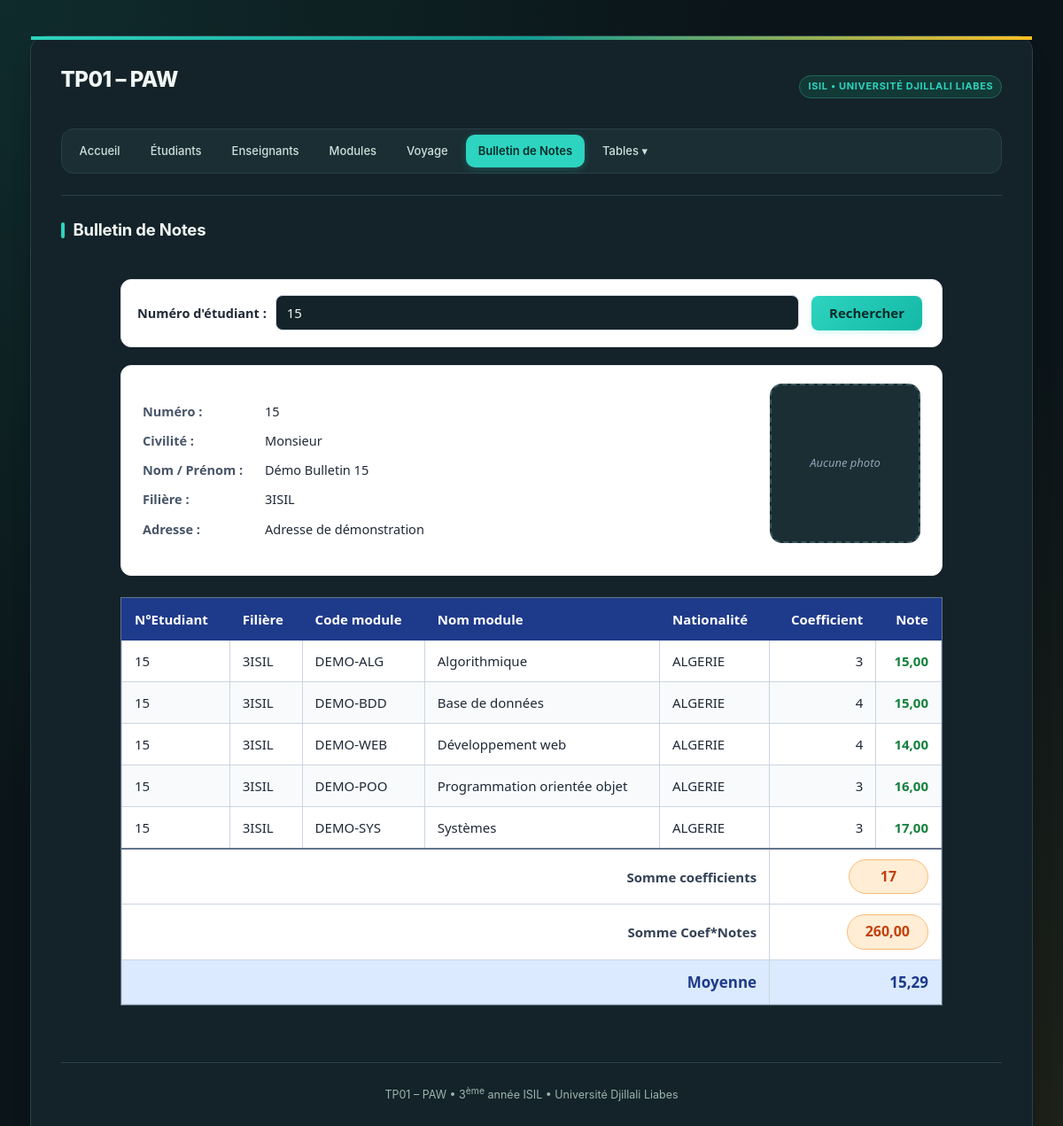
/bulletin/afficher_bulletin.php?numero=15, run on the app's committed database.
### tables this page shows
CREATE TABLE IF NOT EXISTS personne (
  id               INT AUTO_INCREMENT PRIMARY KEY,
  numero           VARCHAR(10)  NOT NULL,
  civilite         VARCHAR(15)  NOT NULL,
  nom_prenom       VARCHAR(80)  NOT NULL,
  adresse          VARCHAR(150) NOT NULL,
  code_postal      VARCHAR(10)  NOT NULL,
  localite         VARCHAR(60)  NOT NULL,
  pays             VARCHAR(40)  NOT NULL,
  plateformes      VARCHAR(100) DEFAULT '',
  applications     VARCHAR(255) DEFAULT '',
  transport        VARCHAR(20)  NOT NULL DEFAULT '',
  sport            VARCHAR(40)  NOT NULL DEFAULT '',
  activites        VARCHAR(100) NOT NULL DEFAULT '',
  modules          VARCHAR(100) NOT NULL DEFAULT '',
  groupe_sanguin   VARCHAR(10)  NOT NULL DEFAULT '',
  modele_voiture   VARCHAR(150) NOT NULL DEFAULT '',
  filiere          VARCHAR(30)  NOT NULL DEFAULT '',
  nationalite_code VARCHAR(3)   NOT NULL,
  photo            VARCHAR(100) DEFAULT NULL,
   
  CONSTRAINT fk_personne_nationalite
    FOREIGN KEY (nationalite_code) REFERENCES nationalite(code)
    ON UPDATE CASCADE ON DELETE RESTRICT
);

CREATE TABLE IF NOT EXISTS note (
  id          INT AUTO_INCREMENT PRIMARY KEY,
  etudiant_id INT NOT NULL,
  module_id   INT NOT NULL,
  nationalite_code VARCHAR(3) NULL,
  note        DECIMAL(4, 2) NOT NULL,
  date_saisie TIMESTAMP DEFAULT CURRENT_TIMESTAMP ON UPDATE CURRENT_TIMESTAMP,
  CONSTRAINT fk_note_etudiant
    FOREIGN KEY (etudiant_id) REFERENCES personne(id)
    ON UPDATE CASCADE ON DELETE CASCADE,
  CONSTRAINT fk_note_module
    FOREIGN KEY (module_id) REFERENCES module(id)
    ON UPDATE CASCADE ON DELETE RESTRICT,
  CONSTRAINT fk_note_nationalite
    FOREIGN KEY (nationalite_code) REFERENCES nationalite(code)
    ON UPDATE CASCADE ON DELETE SET NULL,
  CONSTRAINT uk_etudiant_module UNIQUE (etudiant_id, module_id)
);

CREATE TABLE IF NOT EXISTS module (
  id             INT AUTO_INCREMENT PRIMARY KEY,
  code_module    VARCHAR(20)  NOT NULL,
  designation    VARCHAR(100) NOT NULL,
  coefficient    INT          NOT NULL DEFAULT 1,
  volume_horaire INT          NOT NULL DEFAULT 0,
  filiere        VARCHAR(50)  NOT NULL
);

CREATE TABLE IF NOT EXISTS nationalite (
  code    VARCHAR(3)  NOT NULL PRIMARY KEY,
  libelle VARCHAR(40) NOT NULL
);

### includes/fonctions.php (called while the page is built, shortened)
<?php
function h($texte): string
{
    return htmlspecialchars((string)$texte, ENT_QUOTES, 'UTF-8');
}

### bulletin/afficher_bulletin.php (the view, shortened to what this page needs)
<?php
require_once __DIR__ . '/../config/database.php';
require_once __DIR__ . '/../includes/fonctions.php';
$numero = trim((string)($_GET['numero'] ?? ''));
$etudiant = null;
$notes = [];
$erreur = null;
$totalCoefficients = 0;
$totalPoints = 0.0;
if ($numero !== '') {
    $stmt = $pdo->prepare('
        SELECT id, numero, civilite, nom_prenom, filiere, adresse, photo
        FROM personne
        WHERE numero = :numero
        LIMIT 1
    ');
    $stmt->execute([':numero' => $numero]);
    $etudiant = $stmt->fetch() ?: null;
    if (!$etudiant) {
        $erreur = "Aucun étudiant trouvé pour le numéro « {$numero} ».";
    } else {
        $stmt = $pdo->prepare('
            SELECT m.code_module, m.designation, m.coefficient, n.note,
                   nat.libelle AS nationalite
            FROM note n
            JOIN module m ON m.id = n.module_id
            LEFT JOIN nationalite nat ON nat.code = n.nationalite_code
            WHERE n.etudiant_id = :etudiant_id
            ORDER BY m.designation ASC
        ');
        $stmt->execute([':etudiant_id' => $etudiant['id']]);
        $notes = $stmt->fetchAll();
        foreach ($notes as $note) {
            $coefficient = (int)$note['coefficient'];
            $totalCoefficients += $coefficient;
            $totalPoints += (float)$note['note'] * $coefficient;
        }
    }
}
$moyenne = $totalCoefficients > 0 ? $totalPoints / $totalCoefficients : 0;
require __DIR__ . '/../includes/header.php';
?>
<div class="bl-page">
    <form method="get" action="afficher_bulletin.php" class="bl-search">
        <label for="numero-etudiant">Numéro d'étudiant :</label>
        <input type="text" name="numero" id="numero-etudiant" value="<?= h($numero) ?>" placeholder="ex: 15" required>
        <button type="submit">Rechercher</button>
    </form>
    <?php if ($erreur): ?>
        <p class="bl-error"><?= h($erreur) ?></p>
    <?php elseif ($etudiant): ?>
        <div class="bl-card">
            <section class="bl-info" aria-label="Informations de l'étudiant">
                <div class="bl-row"><strong>Numéro :</strong> <span><?= h($etudiant['numero']) ?></span></div>
                <div class="bl-row"><strong>Civilité :</strong> <span><?= h($etudiant['civilite'] ?: '—') ?></span></div>
                <div class="bl-row"><strong>Nom / Prénom :</strong> <span><?= h($etudiant['nom_prenom']) ?></span></div>
                <div class="bl-row"><strong>Filière :</strong> <span><?= h($etudiant['filiere']) ?></span></div>
                <div class="bl-row"><strong>Adresse :</strong> <span><?= h($etudiant['adresse']) ?></span></div>
            </section>
            <div id="cadre-photo" class="bl-photo">
                <?php if (!empty($etudiant['photo']) && file_exists(__DIR__ . '/../uploads/' . $etudiant['photo'])): ?>
                    <img src="../uploads/<?= h($etudiant['photo']) ?>" alt="Photo de <?= h($etudiant['nom_prenom']) ?>">
                <?php else: ?>
                    <em>Aucune photo</em>
                <?php endif; ?>
            </div>
        </div>
        <?php if (!$notes): ?>
            <p class="bl-error">Aucune note n'est enregistrée pour cet étudiant.</p>
        <?php else: ?>
            <div class="bl-table-wrap">
                <table class="bl-table">
                    <thead>
                        <tr>
                            <th>N°Etudiant</th>
                            <th>Filière</th>
                            <th>Code module</th>
                            <th>Nom module</th>
                            <th>Nationalité</th>
                            <th class="num">Coefficient</th>
                            <th class="num">Note</th>
                        </tr>
                    </thead>
                    <tbody>
                        <?php foreach ($notes as $note): ?>
                            <tr>
                                <td><?= h($etudiant['numero']) ?></td>
                                <td><?= h($etudiant['filiere']) ?></td>
                                <td><?= h($note['code_module']) ?></td>
                                <td><?= h($note['designation']) ?></td>
                                <td><?= h($note['nationalite'] ?? '—') ?></td>
                                <td class="num"><?= h($note['coefficient']) ?></td>
                                <td class="num <?= (float)$note['note'] >= 10 ? 'bl-ok' : 'bl-fail' ?>">
                                    <?= number_format((float)$note['note'], 2, ',', ' ') ?>
                                </td>
                            </tr>
                        <?php endforeach; ?>
                    </tbody>
                    <tfoot>
                        <tr>
                            <th colspan="5">Somme coefficients</th>
                            <td colspan="2">
                                <span class="bl-bubble"><?= $totalCoefficients ?></span>
                            </td>
                        </tr>
                        <tr>
                            <th colspan="5">Somme Coef*Notes</th>
                            <td colspan="2">
                                <span class="bl-bubble"><?= number_format($totalPoints, 2, ',', ' ') ?></span>
                            </td>
                        </tr>
                        <tr class="bl-moyenne">
                            <th colspan="5">Moyenne</th>
                            <td colspan="2"><?= number_format($moyenne, 2, ',', ' ') ?></td>
                        </tr>
                    </tfoot>
                </table>
            </div>
        <?php endif; ?>
    <?php endif; ?>
</div>
<?php require __DIR__ . '/../includes/footer.php'; ?>

### css/style.css (style rules this page uses)
:root { --primary: #2dd4bf; --primary-hover: #14b8a6; --primary-active: #0f766e; --primary-light: #123936; --primary-light-border: #23665e; --primary-glow: rgba(45, 212, 191, 0.24); --accent: #fbbf24; --accent-light: #3a2c12; --accent-border: #80621f; --bg-page: #0b1418; --bg-page-gradient: linear-gradient(135deg, #102129 0%, #172b2b 100%); --bg-card: #142329; --bg-subtle: #1a2e34; --bg-alt: #20383d; --text-heading: #f1f7f4; --text-body: #d0dfda; --text-muted: #9db5ae; --text-light: #80968f; --border-light: #294149; --border-medium: #3b5860; --border-focus: #2dd4bf; --shadow-sm: 0 1px 2px 0 rgba(0, 0, 0, 0.2); --shadow-md: 0 4px 6px -1px rgba(0, 0, 0, 0.25), 0 2px 4px -2px rgba(0, 0, 0, 0.16); --shadow-lg: 0 12px 24px -4px rgba(0, 0, 0, 0.32), 0 4px 8px -2px rgba(0, 0, 0, 0.2); --shadow-card: 0 20px 25px -5px rgba(0, 0, 0, 0.3), 0 8px 10px -6px rgba(0, 0, 0, 0.2); --success-bg: #123027; --success-border: #286c4e; --success-text: #a4e5bf; --success-solid: #34d399; --error-bg: #351f24; --error-border: #80404a; --error-text: #ffc2c8; --error-solid: #f87171; --warning-bg: #3a2c12; --warning-border: #80621f; --warning-text: #f8d889; --radius-sm: 6px; --radius-md: 10px; --radius-lg: 14px; --radius-xl: 18px; --radius-full: 9999px; }
*, *::before, *::after { box-sizing: border-box; }
body { background: var(--bg-page); background-image: radial-gradient(at 0% 0%, rgba(45, 212, 191, 0.12) 0px, transparent 50%), radial-gradient(at 100% 100%, rgba(251, 191, 36, 0.08) 0px, transparent 50%); background-attachment: fixed; font-family: -apple-system, BlinkMacSystemFont, "Segoe UI", Roboto, "Helvetica Neue", Arial, sans-serif; font-size: 14.5px; line-height: 1.6; color: var(--text-body); margin: 0; padding: 24px 16px; -webkit-font-smoothing: antialiased; -moz-osx-font-smoothing: grayscale; }
form { margin-bottom: 20px; }
input[type="text"], input[type="number"], input[type="date"], input[type="file"], select { font-family: inherit; font-size: 14px; color: var(--text-heading); background: var(--bg-card); border: 1.5px solid var(--border-medium); border-radius: var(--radius-md); padding: 8px 12px; transition: border-color 0.18s ease, box-shadow 0.18s ease; box-sizing: border-box; }
input[type="text"]::placeholder { color: var(--text-light); }
button { display: inline-flex; align-items: center; justify-content: center; gap: 6px; font-family: inherit; font-size: 13.5px; font-weight: 600; padding: 9px 18px; border-radius: var(--radius-md); cursor: pointer; transition: all 0.18s cubic-bezier(0.4, 0, 0.2, 1); text-decoration: none; border: 1.5px solid transparent; line-height: 1.4; margin: 4px; background: var(--bg-card); color: var(--text-heading); border-color: var(--border-medium); box-shadow: var(--shadow-sm); }
button[type="submit"]:not([formaction]):not([formmethod="get"]) { background: linear-gradient(135deg, var(--primary) 0%, var(--primary-hover) 100%); color: #062b29; border-color: var(--primary-hover); box-shadow: 0 2px 6px var(--primary-glow); }
#cadre-photo { float: right; width: 170px; margin-left: 24px; margin-bottom: 16px; padding: 12px; background: var(--bg-subtle); border: 2px dashed var(--border-medium); border-radius: var(--radius-lg); text-align: center; transition: border-color 0.2s ease; }

### data on the page
personne: numero "15", civilite "Monsieur", nom_prenom "Démo Bulletin 15", filiere "3ISIL", adresse "Adresse de démonstration"
note: etudiant.numero "15", etudiant.filiere "3ISIL", module.code_module "DEMO-ALG", module.designation "Algorithmique", nationalite_code.libelle "ALGERIE", module.coefficient "3", note "15,00"
note: etudiant.numero "15", etudiant.filiere "3ISIL", module.code_module "DEMO-BDD", module.designation "Base de données", nationalite_code.libelle "ALGERIE", module.coefficient "4", note "15,00"
note: etudiant.numero "15", etudiant.filiere "3ISIL", module.code_module "DEMO-WEB", module.designation "Développement web", nationalite_code.libelle "ALGERIE", module.coefficient "4", note "14,00"
note: etudiant.numero "15", etudiant.filiere "3ISIL", module.code_module "DEMO-POO", module.designation "Programmation orientée objet", nationalite_code.libelle "ALGERIE", module.coefficient "3", note "16,00"
note: etudiant.numero "15", etudiant.filiere "3ISIL", module.code_module "DEMO-SYS", module.designation "Systèmes", nationalite_code.libelle "ALGERIE", module.coefficient "3", note "17,00"

### other printed values
$titre "Bulletin de Notes"
$totalCoefficients "17"
$totalPoints "260,00"
$moyenne "15,29"
